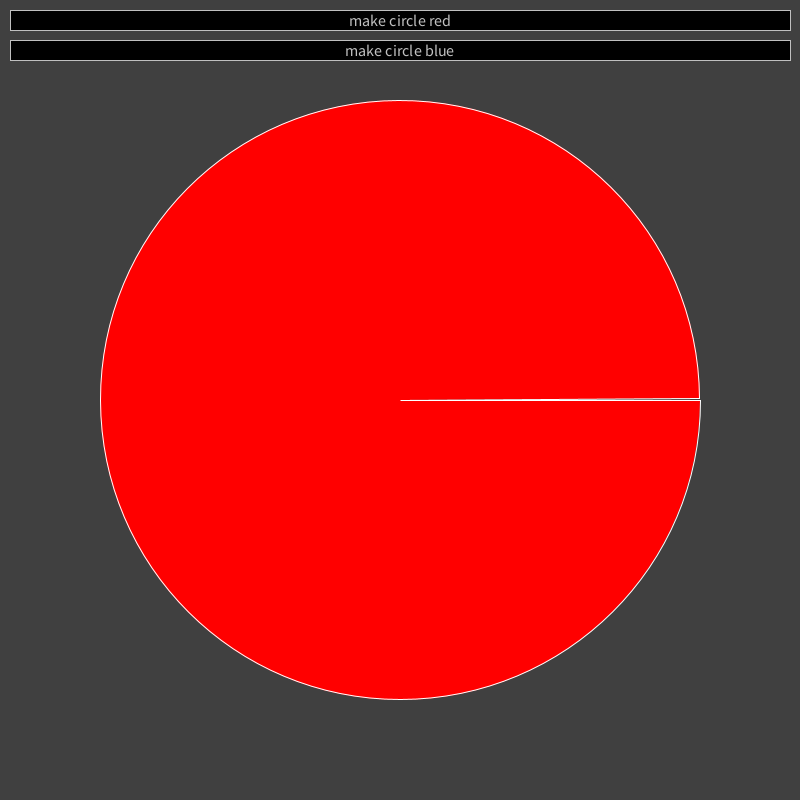
Frame 1 (no input)
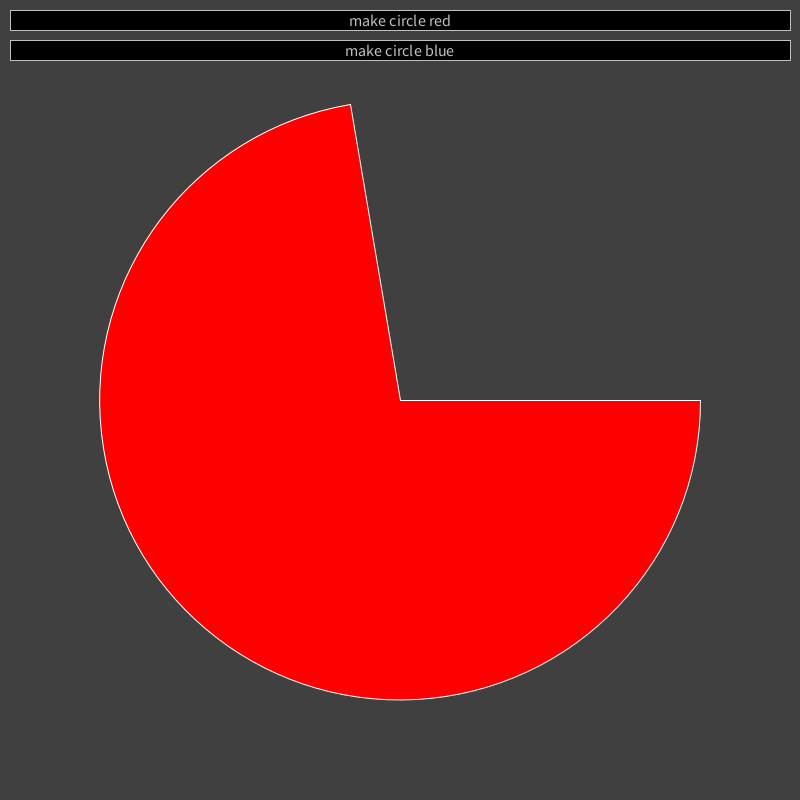
Frame 60 (the mouse pressed at the canvas centre just before this capture)
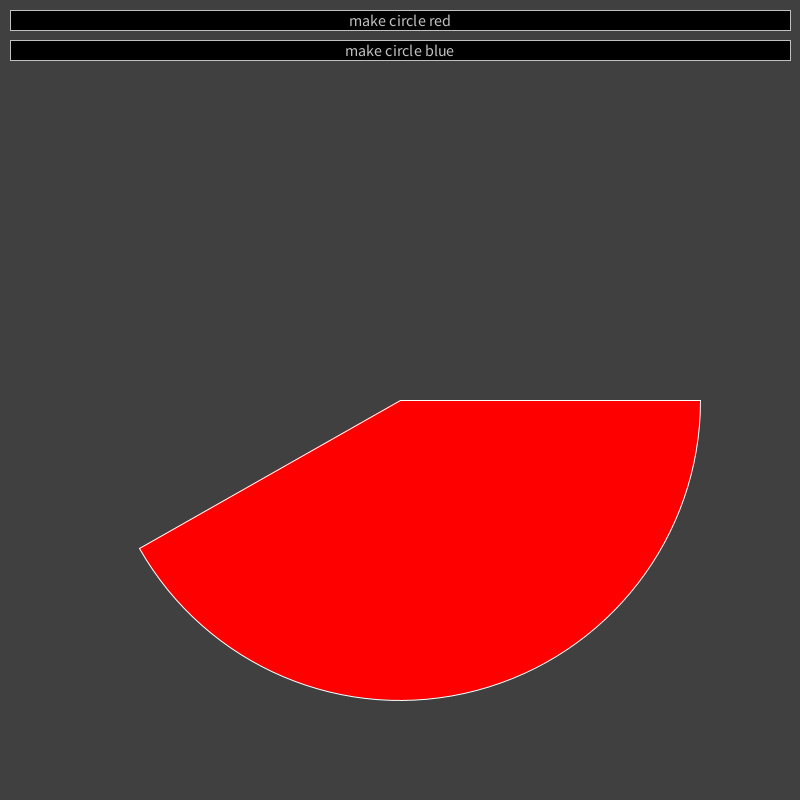
Frame 120 (the mouse held since frame 60 and released just before this capture)

The Processing sketch that drew these frames (run headless with seeded random() and noise(); from frame 60 on, the mouse is pressed at the canvas centre):

// Processing sketch: Example1
// ── Example1.pde
// global Buttons instance for a minimal GUI
Buttons  buttons;

// color for the circle
color circleColor = color( 255, 0, 0 );



// this function is called once at the beginning of execution
void setup() 
{ 
  // resize the window to 800x800
  size( 800, 800 );
  
  // add minimal GUI
  buttons = new Buttons();
  
  // syntax: buttons.add( x, y, w, h, label, tag )
  //   x, y are the upper left corner in window pixel coordinates
  //   w, h are width and height in window pixel coordinates
  //   label is the text drawn into the button
  //   tag is the string returned from buttons.clicked()
  
  buttons.add( 10, 10, 780, 20, "make circle red", "red" );
  buttons.add( 10, 40, 780, 20, "make circle blue", "blue" );
}



// this function is called periodically to redraw the window
// (see documentation of loop(), noLoop(), redraw() and frameRate)
void draw()
{
  // clear window with a dark gray background
  background( 64 );

  fill( circleColor );
  stroke( 255 );
  
  float angle = 2*PI*( 0.5 + 0.5*cos( millis() / 10000.0 * 2*PI ) );
  
  arc( 400, 400, 600, 600, 0, angle, PIE );

  // draw the GUI
  buttons.draw();  
}



// this function is called whenever a mouse button is pressed
void mouseClicked()
{
  // check if a button was clicked
  String r = buttons.clicked();
    
  if( r == null )
    // no button clicked, do nothing
    ;
  else if( r == "red" )
    circleColor = color( 255, 0, 0 );
  else if( r == "blue" )
    circleColor = color( 0, 0, 255 );
}

// ── Buttons.pde
class Buttons
{
  class Button
  {
    int x;
    int y;
    int w;
    int h;
    
    String label;
    String tag;
    
    boolean hasMouse()
    {
      return mouseX >= x && mouseX <= (x+w) && 
             mouseY >= y && mouseY <= (y+h);  
    } 
   
    void draw()
    {
      boolean inside  = hasMouse();
      boolean clicked = inside && mousePressed && mouseButton == LEFT;
      
      stroke( inside ? 255 : 192 );
      
      fill( clicked ? 128 : 0 );
      rect( x, y, w, h );
      
      textSize( 16 );
      
      fill( inside ? 255 : 192 );
      textAlign( CENTER, CENTER );
      text( label, x+w/2, y+h/2 );
    }
  };  ArrayList buttons;
  
  Buttons() 
  {
    buttons = new ArrayList();
  }
  
  void add( int x, int y, int w, int h, String label, String tag )
  {
    Button b = new Button();
    
    b.x = x;
    b.y = y;
    b.w = w;
    b.h = h;
    b.label = label;
    b.tag   = tag;
    
    buttons.add( b );
  }
  
  void draw()
  {
    pushMatrix();
    resetMatrix();
    
    for( int i=0; i<buttons.size(); ++i )
      ((Button)buttons.get(i)).draw();
    
    popMatrix();
  }
  
  String clicked()
  {
    for( int i=0; i<buttons.size(); ++i )
    {
      Button b = (Button)buttons.get(i);
      
      if( b.hasMouse() )
        return b.tag;
    }
    
    return null;
  }
}
